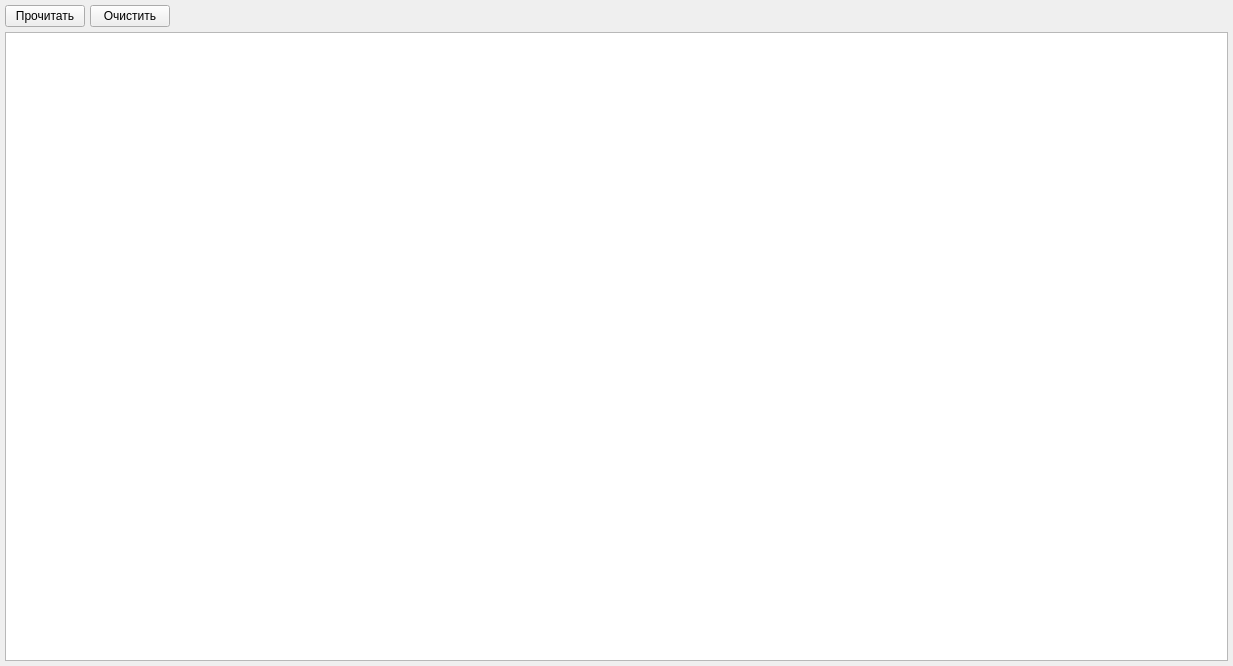
<?xml version="1.0" encoding="UTF-8"?>
<ui version="4.0">
 <class>CMonitorPurpose</class>
 <widget class="QWidget" name="CMonitorPurpose">
  <property name="geometry">
   <rect>
    <x>0</x>
    <y>0</y>
    <width>1233</width>
    <height>666</height>
   </rect>
  </property>
  <property name="windowTitle">
   <string>Form</string>
  </property>
  <layout class="QVBoxLayout" name="verticalLayout">
   <property name="spacing">
    <number>5</number>
   </property>
   <property name="leftMargin">
    <number>5</number>
   </property>
   <property name="topMargin">
    <number>5</number>
   </property>
   <property name="rightMargin">
    <number>5</number>
   </property>
   <property name="bottomMargin">
    <number>5</number>
   </property>
   <item>
    <layout class="QHBoxLayout" name="horizontalLayout">
     <property name="spacing">
      <number>5</number>
     </property>
     <item>
      <widget class="QPushButton" name="pushButtonRead">
       <property name="text">
        <string>Прочитать</string>
       </property>
      </widget>
     </item>
     <item>
      <widget class="QPushButton" name="pushButtonClear">
       <property name="text">
        <string>Очистить</string>
       </property>
      </widget>
     </item>
     <item>
      <spacer name="horizontalSpacer">
       <property name="orientation">
        <enum>Qt::Horizontal</enum>
       </property>
       <property name="sizeHint" stdset="0">
        <size>
         <width>40</width>
         <height>20</height>
        </size>
       </property>
      </spacer>
     </item>
    </layout>
   </item>
   <item>
    <widget class="QTableView" name="tableViewMonitor"/>
   </item>
  </layout>
 </widget>
 <resources/>
 <connections/>
</ui>
